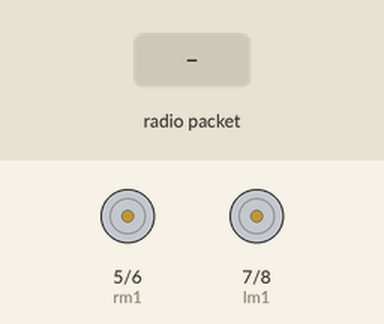
This sketch was run on a simulated Arduino Uno, built with avr-gcc and run on an emulated ATmega328P. On the bench: motor-driver pin pairs drawn as motors (green arrow = first pin HIGH = forward, orange = second pin HIGH = backward, longer = more drive). Inputs (shaded band) come from the test bench. No radio packets arrive unless stated; what the sketch prints to the serial monitor is not drawn.

Above: at 1.2 s.
1.3 s: radio packet "F" arrives
At 2.3 s:
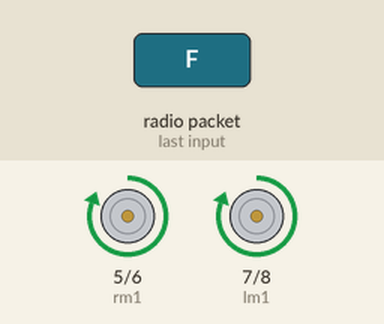
2.8 s: radio packet "B" arrives
At 3.4 s:
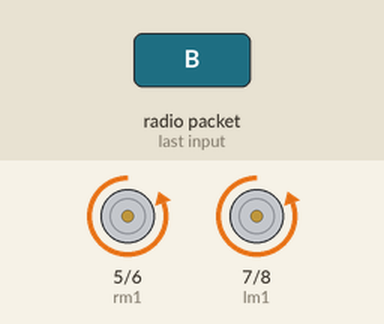
4.3 s: radio packet "R" arrives
At 5.5 s:
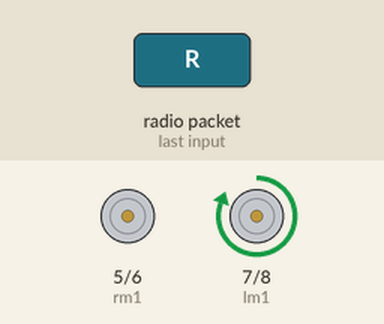
5.8 s: radio packet "L" arrives
At 6.9 s:
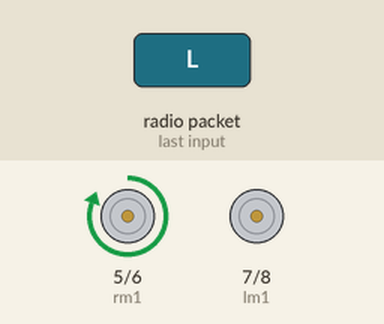
Timing chart, 0 to 8.3 s (numbered marks = the images above; inputs shaded):
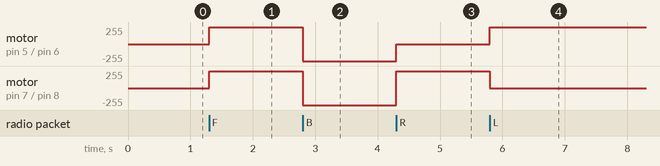

The sketch:

RC_Reciever.ino
```cpp
#include <RH_ASK.h>
#include <SPI.h> // Not actualy used but needed to compile

RH_ASK driver;
char* variable;
int rm1 = 5;
int rm2 = 6;
int lm1 = 7;
int lm2 = 8;
void setup()
{
    Serial.begin(9600);  // Debugging only
    pinMode(rm1, OUTPUT);
    pinMode(rm2, OUTPUT);
    pinMode(lm1, OUTPUT);
    pinMode(lm2, OUTPUT);
    if (!driver.init())
         Serial.println("init failed");
}

void loop()
{
    uint8_t buf[12];
    uint8_t buflen = sizeof(buf);
    if (driver.recv(buf, &buflen)) // Non-blocking
    {
      int i;
      // Message with a good checksum received, dump it.
      Serial.print("Message: ");
      Serial.println((char*)buf);
      if ((char*)buf[0]=='F')
      {
        digitalWrite(rm1,HIGH);
        digitalWrite(rm2,LOW);
        digitalWrite(lm1,HIGH);
        digitalWrite(lm2,LOW);
      }
      if ((char*)buf[0]=='B')
      {
        digitalWrite(rm1,LOW);
        digitalWrite(rm2,HIGH);
        digitalWrite(lm1,LOW);
        digitalWrite(lm2,HIGH);
      }
      if ((char*)buf[0]=='R')
      {
        digitalWrite(rm1,LOW);
        digitalWrite(rm2,LOW);
        digitalWrite(lm1,HIGH);
        digitalWrite(lm2,LOW);
      }
      if ((char*)buf[0]=='L')
      {
        digitalWrite(rm1,HIGH);
        digitalWrite(rm2,LOW);
        digitalWrite(lm1,LOW);
        digitalWrite(lm2,LOW);
      }
      if ((char*)buf[0]=='S')
      {
        digitalWrite(rm1,LOW);
        digitalWrite(rm2,LOW);
        digitalWrite(lm1,LOW);
        digitalWrite(lm2,LOW);
      }

     }

 }
```

Measured:
- after the input at 1.3 s, motor on pin 5 (rm1) / pin 6 (rm2), motor on pin 7 (lm1) / pin 8 (lm2): stopped → forward 255/255 at once
- after the input at 2.8 s, motor on pin 5 (rm1) / pin 6 (rm2), motor on pin 7 (lm1) / pin 8 (lm2): forward 255/255 → backward 255/255 at once
- after the input at 4.3 s, motor on pin 5 (rm1) / pin 6 (rm2): backward 255/255 → stopped at once; motor on pin 7 (lm1) / pin 8 (lm2): backward 255/255 → forward 255/255 at once
- after the input at 5.8 s, motor on pin 5 (rm1) / pin 6 (rm2): stopped → forward 255/255 at once; motor on pin 7 (lm1) / pin 8 (lm2): forward 255/255 → stopped at once
